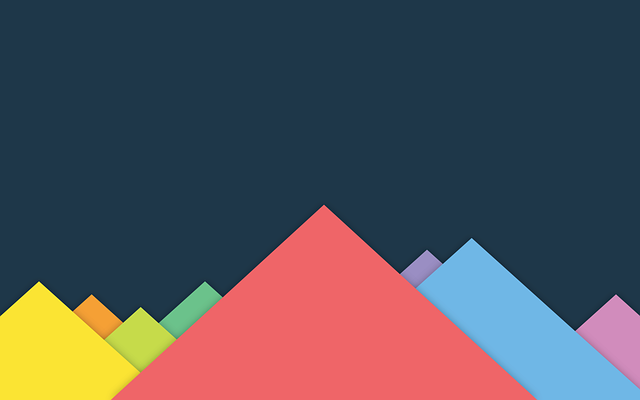
#> input picture img/rgb.png, 640 x 400 px
$ python extract-RGB-channels.py
#> lines starting #> are read from the running program, lines starting #| are printed output that depends on the picture
import cv2 as cv
import numpy as np
from matplotlib import pyplot as plt

imgPath = 'img/rgb.png'
src = cv.imread(imgPath)
#> src is the input picture: shape (400, 640, 3); mean B, G, R 88.4, 81.5, 83.7

# extract red channel
redChannel = src[:,:,2]
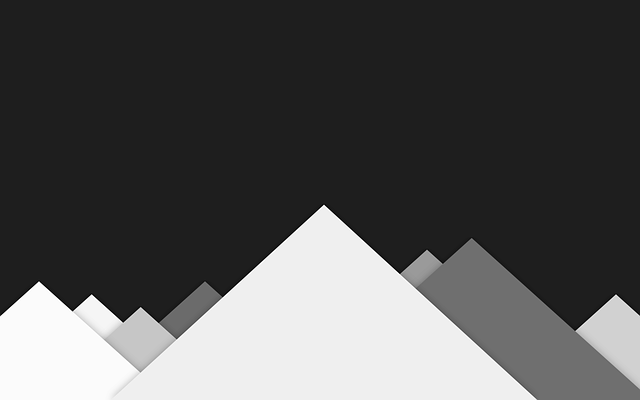
#> redChannel: shape (400, 640); min 0, max 255, mean 83.7

# create empty image with same shape as that of src image
redImg = np.zeros(src.shape)

#assign the red channel of src to empty image
redImg[:,:,2] = redChannel
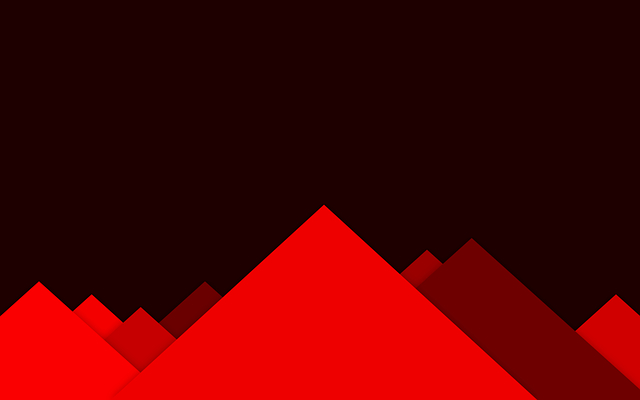
#> redImg: shape (400, 640, 3) float64; mean of channels 0, 1, 2 0, 0, 83.7; drawn as B, G, R

#save image
cv.imwrite('output-imgs/rgb.png-red-channel.png',redImg)

# extract green channel
greenChannel = src[:,:,1]
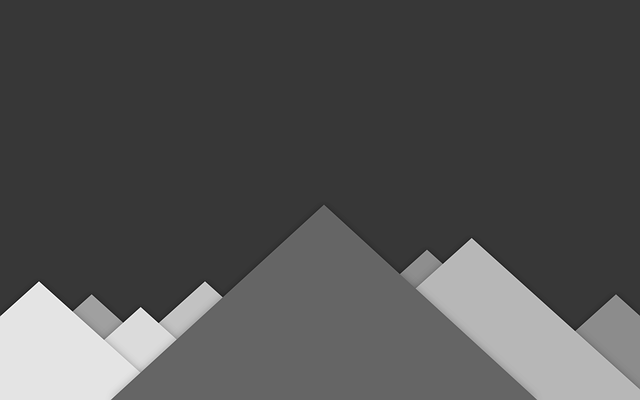
#> greenChannel: shape (400, 640); min 4, max 255, mean 81.5
greenImg = np.zeros(src.shape)
greenImg[:,:,1] = greenChannel
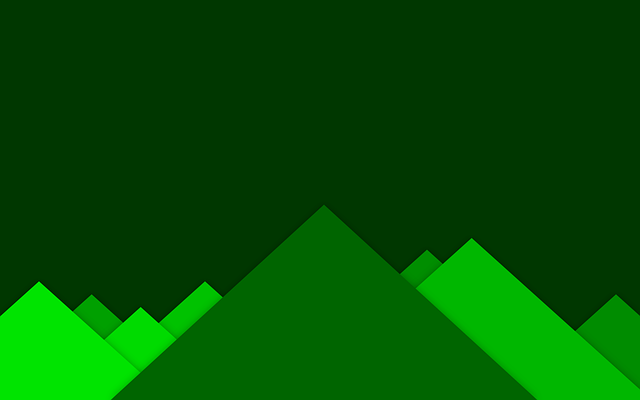
#> greenImg: shape (400, 640, 3) float64; mean of channels 0, 1, 2 0, 81.5, 0; drawn as B, G, R
cv.imwrite('output-imgs/rgb.png-green-channel.png',greenImg)

# extract blue channel
blueChannel = src[:,:,0]
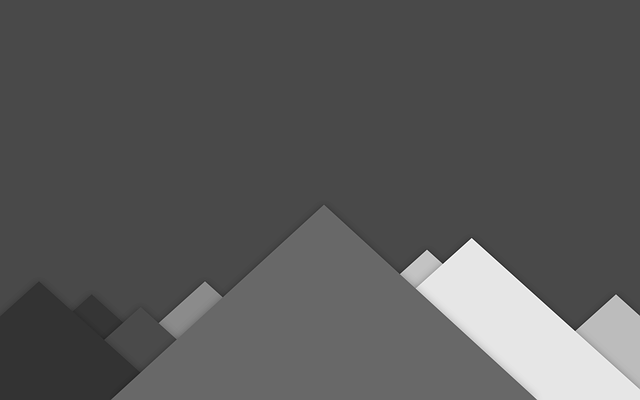
#> blueChannel: shape (400, 640); min 29, max 255, mean 88.4
blueImg = np.zeros(src.shape)
blueImg[:,:,0] = blueChannel
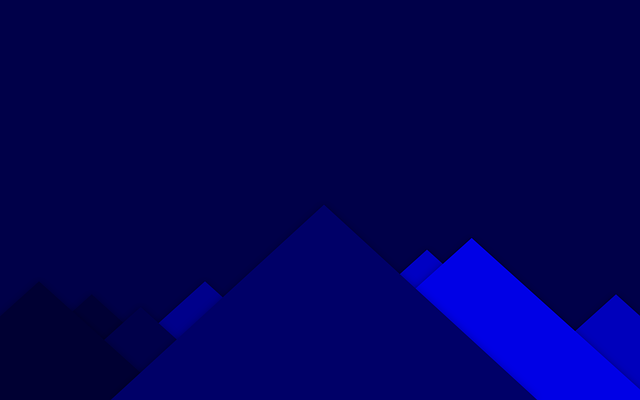
#> blueImg: shape (400, 640, 3) float64; mean of channels 0, 1, 2 88.4, 0, 0; drawn as B, G, R
cv.imwrite('output-imgs/rgb.png-blue-channel.png',blueImg)
